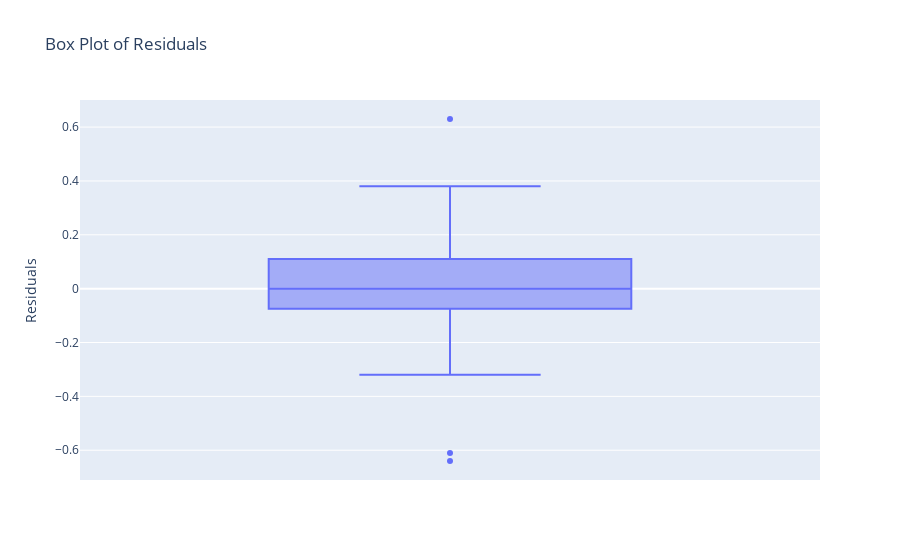

Notebook cell for this chart:
### Code cell
import plotly.express as px


# Your data
data = [0.27, -0.02, -0.11, 0.13, -0.01, -0.08, -0.05, 0.08, 0.16, -0.16, 0.08, 0.00, 
        0.63, 0.38, -0.03, -0.03, -0.00, 0.00, -0.06, 0.12, -0.12, -0.18, -0.21, -0.14, 
        -0.09, 0.20, 0.07, -0.61, -0.64, -0.05, 0.15, -0.02, -0.00, 0.28, -0.22, 
        0.05, -0.05, 0.12, -0.00, 0.01, 0.13, 0.00, -0.04, -0.03, 0.23, -0.00, -0.10, 
        -0.32, 0.25, 0.03, 0.07]

# Create a DataFrame for better visualization and labeling
df = pd.DataFrame(data, columns=['Residuals'])

# Plot the box plot using Plotly
fig = px.box(df, y='Residuals', title="Box Plot of Residuals")

# Show the plot
fig.show()

### Figure 1 — Plotly figure (JSON) as saved in the notebook; plotly's stock layout.template omitted (floating-point values rounded to 4 significant figures)
{"data": [{"alignmentgroup": "True", "hovertemplate": "Residuals=%{y}<extra></extra>", "legendgroup": "", "marker": {"color": "#636efa"}, "name": "", "notched": false, "offsetgroup": "", "orientation": "v", "showlegend": false, "type": "box", "x0": " ", "xaxis": "x", "y": [0.27, -0.02, -0.11, 0.13, -0.01, -0.08, -0.05, 0.08, 0.16, -0.16, 0.08, 0, 0.63, 0.38, -0.03, -0.03, 0, 0, -0.06, 0.12, -0.12, -0.18, -0.21, -0.14, -0.09, 0.2, 0.07, -0.61, -0.64, -0.05, 0.15, -0.02, 0, 0.28, -0.22, 0.05, -0.05, 0.12, 0, 0.01, 0.13, 0, -0.04, -0.03, 0.23, 0, -0.1, -0.32, 0.25, 0.03, 0.07], "y0": " ", "yaxis": "y"}], "layout": {"autosize": true, "boxmode": "group", "legend": {"tracegroupgap": 0}, "title": {"text": "Box Plot of Residuals"}, "xaxis": {"anchor": "y", "autorange": true, "domain": [0, 1], "range": [-0.5, 0.5], "type": "category"}, "yaxis": {"anchor": "x", "autorange": true, "domain": [0, 1], "range": [-0.7106, 0.7006], "title": {"text": "Residuals"}, "type": "linear"}}}
